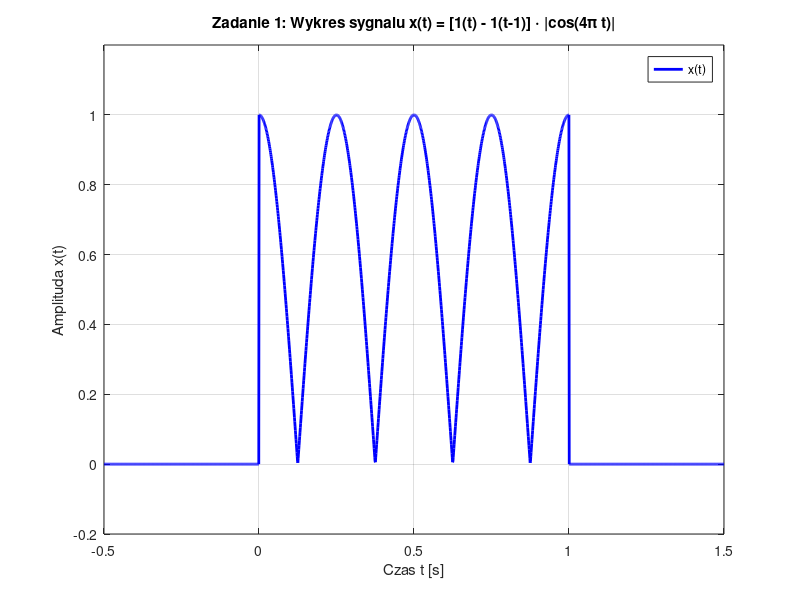
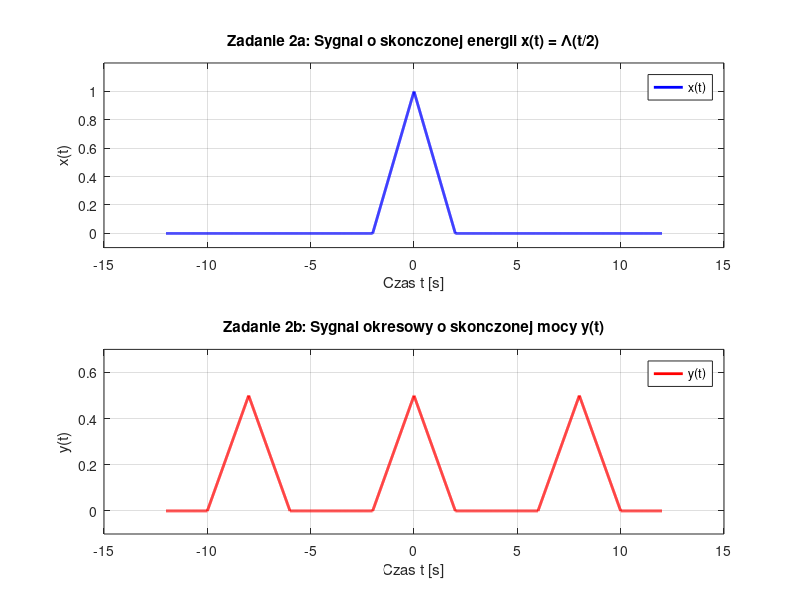
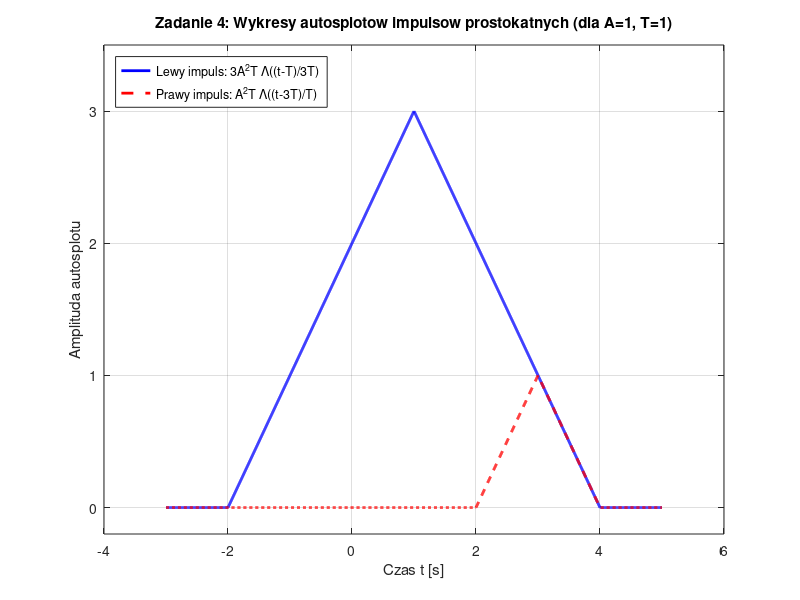
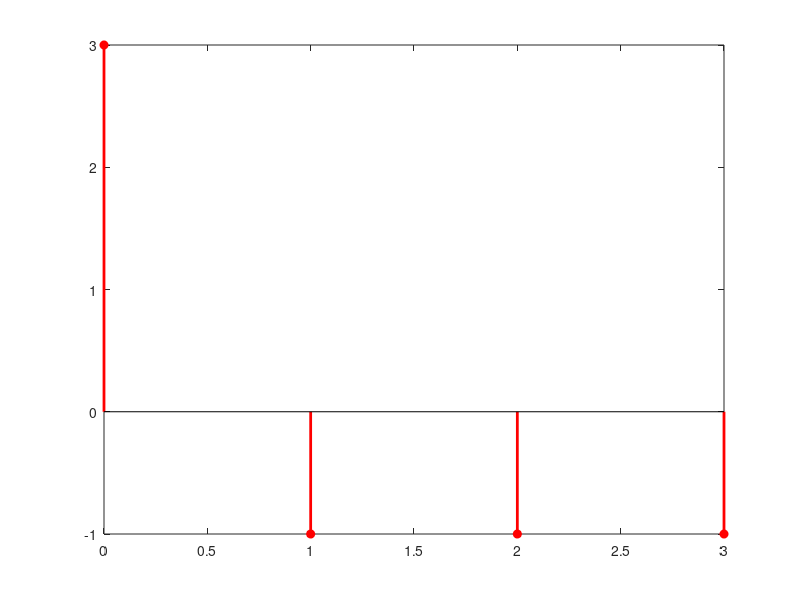

Here is the MATLAB script that generated these plots, in order: (Note: this script raises an error after producing the figures.)
% Zadanie 1 - Wykres sygnalu x(t)
t = linspace(-0.5, 1.5, 2000);
u = @(t) double(t >= 0);
x = (u(t) - u(t - 1)) .* abs(cos(4*pi*t));

figure;
plot(t, x, 'b', 'LineWidth', 2);
grid on;
title('Zadanie 1: Wykres sygnalu x(t) = [1(t) - 1(t-1)] \cdot |cos(4\pi t)|');
xlabel('Czas t [s]');
ylabel('Amplituda x(t)');
legend('x(t)', 'Location', 'northeast');
ylim([-0.2 1.2]);

%%
% Zadanie 2 - Wykresy sygnalow x(t) oraz y(t)
t = linspace(-12, 12, 3000);
tri = @(t) max(0, 1 - abs(t));
x = tri(t / 2);

y = zeros(size(t));
for n = -2:2
    y = y + 0.5 * tri((t - 8*n) / 2);
end

figure;
subplot(2,1,1);
plot(t, x, 'b', 'LineWidth', 2);
grid on;
title('Zadanie 2a: Sygnal o skonczonej energii x(t) = \Lambda(t/2)');
xlabel('Czas t [s]');
ylabel('x(t)');
legend('x(t)', 'Location', 'northeast');
ylim([-0.1 1.2]);

subplot(2,1,2);
plot(t, y, 'r', 'LineWidth', 2);
grid on;
title('Zadanie 2b: Sygnal okresowy o skonczonej mocy y(t)');
xlabel('Czas t [s]');
ylabel('y(t)');
legend('y(t)', 'Location', 'northeast');
ylim([-0.1 0.7]);
%%
% Zadanie 4 - Wykresy autosplotow (przyjeto A = 1, T = 1)
A = 1; T = 1;
t = linspace(-3*T, 5*T, 2000);
tri = @(t) max(0, 1 - abs(t));

y1 = 3 * A^2 * T * tri((t - T) / (3*T));
y2 = A^2 * T * tri((t - 3*T) / T);

figure;
plot(t, y1, 'b', 'LineWidth', 2); hold on;
plot(t, y2, 'r--', 'LineWidth', 2);
grid on;
title('Zadanie 4: Wykresy autosplotow impulsow prostokatnych (dla A=1, T=1)');
xlabel('Czas t [s]');
ylabel('Amplituda autosplotu');
legend('Lewy impuls: 3A^2T \Lambda((t-T)/3T)', 'Prawy impuls: A^2T \Lambda((t-3T)/T)', 'Location', 'northwest');
ylim([-0.2 3.5]);
%%
% Zadanie 5 - Wykres pochodnej dystrybucyjnej dx(t)/dt (dla T = 1)
T = 1;
t_imp = [0, T, 2*T, 3*T];
wagi = [3, -1, -1, -1];

figure;
stem(t_imp, wagi, 'r', 'LineWidth', 2, 'MarkerFaceColor', 'r');
yline(0, 'k-');
grid on;
title('Zadanie 5: Wykres pochodnej dystrybucyjnej dx(t)/dt (delty Diraca)');
xlabel('Czas t [s] (przyjeto T = 1)');
ylabel('Waga delty Diraca');
legend('dx(t)/dt', 'Location', 'northeast');
xlim([-0.5 3.5]);
ylim([-1.5 3.5]);
%%
% Zadanie 7 - Wykresy widm amplitudowych i fazowych (podpunkty a oraz d)
n_ad = -2:2;
A_a = [0.25, sqrt(2)/2, 1.5, sqrt(2)/2, 0.25];
phi_a = [-pi, 3*pi/4, 0, -3*pi/4, pi];

A_d = [1, 2, 3, 2, 1];
phi_d = [0, -pi, 0, pi, 0];

figure;
subplot(2,2,1);
stem(n_ad, A_a, 'b', 'LineWidth', 2, 'MarkerFaceColor', 'b'); grid on;
title('Zadanie 7a: Widmo amplitudowe |X_n|'); xlabel('n'); ylabel('A_n');
legend('|X_n| (7a)');

subplot(2,2,2);
stem(n_ad, phi_a, 'r', 'LineWidth', 2, 'MarkerFaceColor', 'r'); grid on;
title('Zadanie 7a: Widmo fazowe \phi_n'); xlabel('n'); ylabel('\phi_n [rad]');
legend('\phi_n (7a)');

subplot(2,2,3);
stem(n_ad, A_d, 'b', 'LineWidth', 2, 'MarkerFaceColor', 'b'); grid on;
title('Zadanie 7d: Widmo amplitudowe |X_n|'); xlabel('n'); ylabel('A_n');
legend('|X_n| (7d)');
subplot(2,2,4);
%%
% Zadanie 8 - Wykresy dwustronnego widma amplitudowego, fazowego i mocy
n = -3:3;
c_abs = [0.25, 1.5, 0, 2, 0, 1.5, 0.25];
c_arg = [-pi/2, 0, 0, 0, 0, 0, pi/2];
c_pow = c_abs.^2;

figure;
subplot(3,1,1);
stem(n, c_abs, 'b', 'LineWidth', 2, 'MarkerFaceColor', 'b'); grid on;
title('Zadanie 8: Dwustronne widmo amplitudowe |c_n|'); xlabel('n'); ylabel('|c_n|');
legend('|c_n|');

subplot(3,1,2);
stem(n, c_arg, 'r', 'LineWidth', 2, 'MarkerFaceColor', 'r'); grid on;
title('Zadanie 8: Dwustronne widmo fazowe arg(c_n)'); xlabel('n'); ylabel('arg(c_n) [rad]');
legend('arg(c_n)');

subplot(3,1,3);
stem(n, c_pow, 'k', 'LineWidth', 2, 'MarkerFaceColor', 'k'); grid on;
title('Zadanie 8: Dwustronne widmo mocy |c_n|^2'); xlabel('n'); ylabel('|c_n|^2');
legend('|c_n|^2');s
%%
% Zadanie 11 - Widmo amplitudowe |X(omega)|
w = linspace(-10, 10, 4000);
rect = @(w) double(abs(w) <= 0.5);
X_w = 0.5*rect((w-5)/4) - 0.25*rect((w-5)/3) + 0.5*rect((w+5)/4) - 0.25*rect((w+5)/3);

figure;
plot(w, abs(X_w), 'b', 'LineWidth', 2); grid on;
title('Zadanie 11: Widmo amplitudowe |X(\omega)|');
xlabel('Pulsacja \omega [rad/s]'); ylabel('|X(\omega)|');
legend('|X(\omega)|', 'Location', 'northeast');
ylim([-0.05 0.6]);
%%
% Zadanie 13: Sygnaly x(t), x1(t) oraz widmo amplitudowe i fazowe X1(omega)
tau = 2; % przykladowa wartosc parametru tau > 0

% 1. Dziedzina czasu
t = linspace(-2*tau, 2*tau, 4000);
u = @(t) double(t > 0) + 0.5*double(t == 0);

x  = u(t + tau/2) - u(t - tau/2);
x1 = (u(t + tau) - u(t)) - (u(t) - u(t - tau));

% 2. Dziedzina czestotliwosci (pulsacji omega)
w = linspace(-6*pi/tau, 6*pi/tau, 4000); % bez dokladnego zera w siatce
Sa = @(a) sinc(a / pi); % MATLAB sinc(x) = sin(pi*x)/(pi*x)

X1_w = 1j * 2 * tau * Sa(w*tau/2) .* sin(w*tau/2);
A_w  = abs(X1_w);
obwiednia = 4 ./ abs(w);
phi_w = (pi/2) * sign(w); % analityczne widmo fazowe poza zerami w = 2*pi*k/tau
w_zera = (-6:6) * (2*pi/tau);

% 3. Rysowanie wykresow
figure('Name', 'Zadanie 13 - SYSE', 'Color', 'w');

subplot(2, 2, 1);
plot(t, x, 'b', 'LineWidth', 2);
grid on;
title('Sygnal x(t) = \Pi(t/\tau) dla \tau = 2');
xlabel('Czas t [s]');
ylabel('Amplituda x(t)');
legend('x(t)', 'Location', 'northeast');
ylim([-0.3 1.3]);

subplot(2, 2, 2);
plot(t, x1, 'r', 'LineWidth', 2);
grid on;
title('Sygnal x_1(t) = x(t+\tau/2) - x(t-\tau/2) dla \tau = 2');
xlabel('Czas t [s]');
ylabel('Amplituda x_1(t)');
legend('x_1(t)', 'Location', 'northeast');
ylim([-1.3 1.3]);

subplot(2, 2, 3);
plot(w, A_w, 'b', 'LineWidth', 2); hold on;
plot(w, obwiednia, 'k--', 'LineWidth', 1);
grid on;
title('Widmo amplitudowe |X_1(\omega)| dla \tau = 2');
xlabel('Pulsacja \omega [rad/s]');
ylabel('|X_1(\omega)|');
legend('|X_1(\omega)|', 'Obwiednia 4/|\omega|', 'Location', 'northeast');
ylim([0 1.6*tau]);

subplot(2, 2, 4);
plot(w(w < 0), phi_w(w < 0), 'm', 'LineWidth', 2); hold on;
plot(w(w > 0), phi_w(w > 0), 'm', 'LineWidth', 2, 'HandleVisibility', 'off');
plot(w_zera(w_zera < 0), -pi/2 * ones(size(w_zera(w_zera < 0))), 'mo', 'MarkerFaceColor', 'w');
plot(w_zera(w_zera > 0),  pi/2 * ones(size(w_zera(w_zera > 0))), 'mo', 'MarkerFaceColor', 'w', 'HandleVisibility', 'off');
grid on;
title('Widmo fazowe arg\{X_1(\omega)\} dla \tau = 2');
xlabel('Pulsacja \omega [rad/s]');
ylabel('Faza [rad]');
yticks([-pi/2, 0, pi/2]);
yticklabels({'-\pi/2', '0', '+\pi/2'});
legend('arg\{X_1(\omega)\}', 'Punkty zerowe |X_1(\omega)| = 0', 'Location', 'southeast');
ylim([-pi, pi]);
%%
% Zadanie 16 - Wykresy sygnalow x1(t), x2(t) oraz ich splotu y(t)
t = linspace(-3, 6, 2000);
rect = @(t) double(abs(t) <= 0.5);
tri = @(t) max(0, 1 - abs(t));

x1 = rect(t / 2);
x2 = 2 * rect((t - 2) / 2);
y = 4 * tri((t - 2) / 2);

figure;
plot(t, x1, 'b--', 'LineWidth', 1.5); hold on;
plot(t, x2, 'g-.', 'LineWidth', 1.5);
plot(t, y, 'r', 'LineWidth', 2.5);
grid on;
title('Zadanie 16: Splot sygnalow y(t) = x_1(t) * x_2(t)');
xlabel('Czas t [s]');
ylabel('Amplituda');
legend('x_1(t) = \Pi(t/2)', 'x_2(t) = 2\Pi((t-2)/2)', 'y(t) = 4\Lambda((t-2)/2)', 'Location', 'northwest');
ylim([-0.2 4.5]);
%%
%% Zadanie 1: Splot, parametry oraz pochodna dx/dt
t1 = linspace(-3, 5, 4000);
% Tworzenie x(t) jako sumy przesunietych impulsow prostokatnych o wysokosci 2 i szerokosci 0.5
x1 = zeros(size(t1));
for n = -2:3
    x1 = x1 + 2 * double(abs(t1 - 2*n) < 0.25) + 1 * double(abs(t1 - 2*n) == 0.25);
end

% Pochodna dx/dt przyblizona numerycznie do wizualizacji (w teorii impulsy Diraca +/-2)
dt1 = t1(2) - t1(1);
dx1_dt = gradient(x1, dt1);

figure('Name', 'Zadanie 1 - Splot i pochodna');
subplot(2,1,1);
plot(t1, x1, 'b', 'LineWidth', 1.8); hold on;
yline(0.5, '--r', 'LineWidth', 1.2);
yline(1.0, ':k', 'LineWidth', 1.2);
grid on;
ylim([-0.5, 2.6]);
xlabel('Czas t [s]');
ylabel('x(t)');
title('Zadanie 1: Sygnal x(t), wartosc srednia i moc srednia');
legend('x(t)', 'Wartosc srednia x_{sr} = 0.5', 'Moc srednia P_x = 1', 'Location', 'best');

subplot(2,1,2);
stem_t = [];
stem_v = [];
for n = -2:3
    stem_t = [stem_t, 2*n - 0.25, 2*n + 0.25];
    stem_v = [stem_v, 2, -2];
end
stem(stem_t, stem_v, 'm', 'LineWidth', 1.8, 'MarkerFaceColor', 'm');
grid on;
ylim([-2.8, 2.8]);
xlabel('Czas t [s]');
ylabel('dx(t)/dt');
title('Zadanie 1: Pochodna dx/dt (impulsy Diraca o wagach +/-2)');
legend('2\delta(t - 2n + 0.25) - 2\delta(t - 2n - 0.25)', 'Location', 'best');

%% Zadanie 2: Widmo amplitudowe i fazowe szeregu Fouriera
k = [-5, -2, 0, 2, 5];
w0 = pi/3;
wk = k * w0;
ck = [ -1/4, (1 + 1j)/2, 1, (1 - 1j)/2, -1/4 ];
mag_ck = abs(ck);
phase_ck = angle(ck);

figure('Name', 'Zadanie 2 - Widmo szeregu Fouriera');
subplot(2,1,1);
stem(wk, mag_ck, 'b', 'LineWidth', 1.8, 'MarkerFaceColor', 'b');
grid on;
xlim([-6, 6]);
ylim([0, 1.2]);
xlabel('Pulsacja k\omega_0 [rad/s]');
ylabel('|c_k|');
title('Zadanie 2c: Widmo amplitudowe |c_k|');
legend('|c_k|', 'Location', 'best');

subplot(2,1,2);
stem(wk, phase_ck, 'r', 'LineWidth', 1.8, 'MarkerFaceColor', 'r');
grid on;
xlim([-6, 6]);
ylim([-3.6, 3.6]);
yticks([-pi, -pi/2, 0, pi/2, pi]);
yticklabels({'-\pi', '-\pi/2', '0', '\pi/2', '\pi'});
xlabel('Pulsacja k\omega_0 [rad/s]');
ylabel('arg(c_k) [rad]');
title('Zadanie 2c: Widmo fazowe arg(c_k)');
legend('arg(c_k)', 'Location', 'best');

%% Zadanie 3: Widmo amplitudowe i fazowe X(omega) oraz sygnal x(t)
w3 = linspace(-5, 5, 4000);
X3 = 1j * 4 * double(abs(0.5*w3 + 1) < 0.5) - 1j * 4 * double(abs(0.5*w3 - 1) < 0.5);

figure('Name', 'Zadanie 3 - Widmo X(omega)');
subplot(2,1,1);
plot(w3, abs(X3), 'b', 'LineWidth', 1.8);
grid on;
ylim([-0.5, 5]);
xlabel('Pulsacja \omega [rad/s]');
ylabel('|X(\omega)|');
title('Zadanie 3: Widmo amplitudowe |X(\omega)|');
legend('|X(\omega)|', 'Location', 'best');

subplot(2,1,2);
phase_X3 = zeros(size(w3));
phase_X3(w3 > -3 & w3 < -1) = pi/2;
phase_X3(w3 > 1 & w3 < 3) = -pi/2;
plot(w3, phase_X3, 'r', 'LineWidth', 1.8);
grid on;
ylim([-2.2, 2.2]);
yticks([-pi/2, 0, pi/2]);
yticklabels({'-\pi/2', '0', '\pi/2'});
xlabel('Pulsacja \omega [rad/s]');
ylabel('arg X(\omega) [rad]');
title('Zadanie 3: Widmo fazowe arg X(\omega)');
legend('arg X(\omega)', 'Location', 'best');
%%
% Zadanie 1c - Pochodna sygnalu x(t)
t = linspace(-4, 3, 2000);
dx_cont = -heaviside(t) + heaviside(t - 1);

figure;
plot(t, dx_cont, 'b', 'LineWidth', 1.8); hold on;
stem(-2, 1, 'r', 'LineWidth', 2, 'Marker', '^', 'MarkerSize', 8);
grid on;
ylim([-1.5, 1.5]);
xlabel('Czas t [s]');
ylabel('dx(t)/dt');
title('Zadanie 1c: Pochodna sygnalu x(t)');
legend('Czesc regularna (-1 na (0,1))', 'Impuls Diraca \delta(t+2) (waga 1)', 'Location', 'best');
%%
% Zadanie 2c - Widmo amplitudowe i fazowe
f0 = 0.05;
k = [-5, -2, 0, 2, 5];
f = k * f0;
ck = [-0.25, -0.5j, 2, 0.5j, -0.25];
amp = abs(ck);
phase = angle(ck);

figure;
subplot(2,1,1);
stem(f, amp, 'filled', 'LineWidth', 1.5);
grid on;
xlim([-0.35, 0.35]);
ylim([0, 2.4]);
xlabel('Czestotliwosc f [Hz]');
ylabel('|c_k|');
title('Zadanie 2c: Widmo amplitudowe sygnalu x(t)');
legend('|c_k|', 'Location', 'northeast');

subplot(2,1,2);
stem(f, phase, 'filled', 'LineWidth', 1.5);
grid on;
xlim([-0.35, 0.35]);
ylim([-3.6, 3.6]);
yticks([-pi, -pi/2, 0, pi/2, pi]);
yticklabels({'-\pi', '-\pi/2', '0', '\pi/2', '\pi'});
xlabel('Czestotliwosc f [Hz]');
ylabel('\angle c_k [rad]');
title('Zadanie 2c: Widmo fazowe sygnalu x(t)');
legend('\angle c_k', 'Location', 'northeast');
%%
% Zadanie 3 - Widmo amplitudowe i fazowe X(f)
f = linspace(-5, 5, 4000);
rect_pos = (f > 2.75) & (f < 3.25);
rect_neg = (f > -3.25) & (f < -2.75);
Xf = -1j * rect_pos + 1j * rect_neg;

amp_X = abs(Xf);
phase_X = angle(Xf) .* (rect_pos | rect_neg);

figure;
subplot(2,1,1);
plot(f, amp_X, 'b', 'LineWidth', 1.8);
grid on;
ylim([-0.1, 1.3]);
xlabel('Czestotliwosc f [Hz]');
ylabel('|X(f)|');
title('Zadanie 3: Widmo amplitudowe sygnalu x(t)');
legend('|X(f)|', 'Location', 'northeast');

subplot(2,1,2);
plot(f(rect_neg), phase_X(rect_neg), 'r', 'LineWidth', 1.8); hold on;
plot(f(rect_pos), phase_X(rect_pos), 'm', 'LineWidth', 1.8);
grid on;
xlim([-5, 5]);
ylim([-2.2, 2.2]);
yticks([-pi/2, 0, pi/2]);
yticklabels({'-\pi/2', '0', '\pi/2'});
xlabel('Czestotliwosc f [Hz]');
ylabel('\angle X(f) [rad]');
title('Zadanie 3: Widmo fazowe sygnalu x(t)');
legend('Pasmo ujemne (+\pi/2)', 'Pasmo dodatnie (-\pi/2)', 'Location', 'northeast');  
